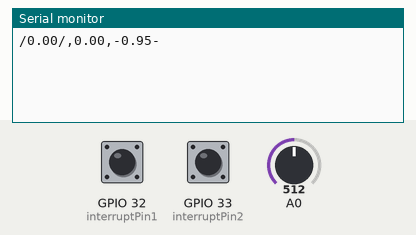
A sketch run on a simulated ESP8266 (NodeMCU). On the bench: the last lines printed to the serial monitor. Inputs (shaded band) come from the test bench; at power-on: GPIO 33 (interruptPin2) LOW, A0 = 512, GPIO 32 (interruptPin1) LOW. WiFi joins after 1.5 s; servers stay silent unless stated.

Above: at 2.7 s.
2.8 s: GPIO 33 (interruptPin2) pulled HIGH for 0.15 s
At 4.3 s:
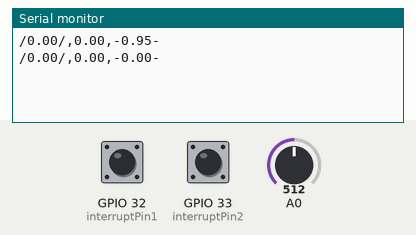
4.4 s: A0 set to 716
At 5.6 s:
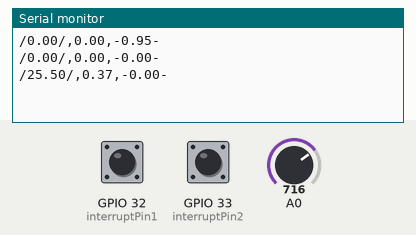
5.9 s: GPIO 33 (interruptPin2) pulled HIGH for 1 s
At 9.3 s:
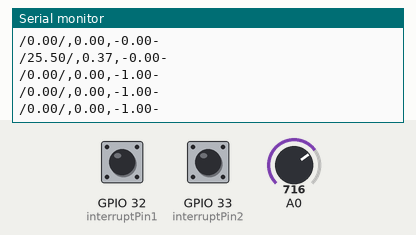
Timing chart, 0 to 10.8 s (numbered marks = the images above; inputs shaded):
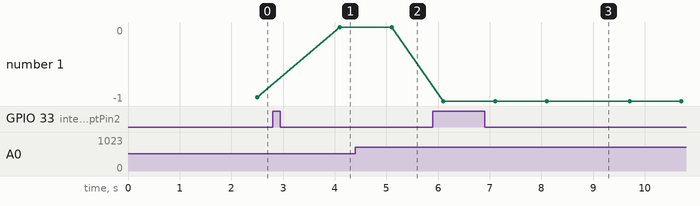

Measured:
- after the input at 2.8 s, the serial monitor: prints a new line after 1.3 s (image 1)
- after the input at 4.4 s, the serial monitor: prints a new line after 0.70 s (image 2)
- after the input at 5.9 s, the serial monitor: prints a new line after 0.21 s (image 3)
- plotted number 1: 0 → -1 after the input at 5.9 s

The sketch:

CODIGO_PROYECTO.ino
```cpp
// Tested and compiled with no errors
// measuring AC current using ACS712 current sensor with ESP32 Microcontroller
// The ACS712 works with high voltage AC so be careful !
// source - /www.circuitschools.com
 //FIREBASE
 #include <Arduino.h>
#if defined(ESP32)
  #include <WiFi.h>
#elif defined(ESP8266)
  #include <ESP8266WiFi.h>
#endif
#include <Firebase_ESP_Client.h>
#include <Wire.h>

// Provide the token generation process info.
#include "addons/TokenHelper.h"
// Provide the RTDB payload printing info and other helper functions.
#include "addons/RTDBHelper.h"

// Insert your network credentials
#define WIFI_SSID "Jesús"
#define WIFI_PASSWORD "Ejesus19"

// Insert Firebase project API Key
#define API_KEY "AIzaSyD58wL4qY-ODzIjwWkrXDtktbwAOnhXD04"

// Insert Authorized Email and Corresponding Password
#define USER_EMAIL "andresville01@hotmail.es"
#define USER_PASSWORD "123abc"

// Insert RTDB URLefine the RTDB URL
#define DATABASE_URL "pruebafireesp-default-rtdb.firebaseio.com"

// Define Firebase objects
FirebaseData fbdo;
FirebaseAuth auth;
FirebaseConfig config;

// Variable to save USER UID
String uid;

// Variables to save database paths
String databasePath;
String PRUEBAPath;
String WattPath;
String FPPath;
String KILOWHPath;


// Timer variables (send new readings every three minutes)
unsigned long sendDataPrevMillis = 0;
unsigned long timerDelay = 5000;
//variable sensors
const int sensorIn = 39;      // pin where the OUT pin from sensor is connected on Arduino
int mVperAmp = 110;           // this the 5A version of the ACS712 -use 100 for 20A Module and 66 for 30A Module
int Watt = 0;
double Voltage = 0;
double VRMS = 0;
double AmpsRMS = 0;
 double TimeFp=0;
 int WattH = 0;
 double WattsTotal=0;
 double WattsHTotal=0;
 double tstar=0;
 double VoltsRMS=0;
 double Voltage2=0;
 double timesr=0;
 double timest=0;
 double Fp=0.95;
 const byte interruptPin1 = 32;
 const byte interruptPin2 = 33;
/*****************************/

// Initialize WiFi
void initWiFi() {
  WiFi.begin(WIFI_SSID, WIFI_PASSWORD);
  while (WiFi.status() != WL_CONNECTED) {
  }
}


// Write float values to the database
void sendFloat(String path, float value){
  if (Firebase.RTDB.setFloat(&fbdo, path.c_str(), value)){
  }
  else {
  }
}


void setup() {
  Serial.begin (115200);
  pinMode(interruptPin1, INPUT);
  attachInterrupt(digitalPinToInterrupt(interruptPin1), timerisestart, HIGH);
  pinMode(interruptPin2, INPUT);
  attachInterrupt(digitalPinToInterrupt(interruptPin2), timerisestop, HIGH);

  // Initialize BME280 sensor
  //initBME();
  initWiFi();

  // Assign the api key (required)
  config.api_key = API_KEY;

  // Assign the user sign in credentials
  auth.user.email = USER_EMAIL;
  auth.user.password = USER_PASSWORD;

  // Assign the RTDB URL (required)
  config.database_url = DATABASE_URL;

  Firebase.reconnectWiFi(true);
  fbdo.setResponseSize(4096);

  // Assign the callback function for the long running token generation task */
  config.token_status_callback = tokenStatusCallback; //see addons/TokenHelper.h

  // Assign the maximum retry of token generation
  config.max_token_generation_retry = 5;

  // Initialize the library with the Firebase authen and config
  Firebase.begin(&config, &auth);

  while ((auth.token.uid) == "") {
  }
  // Print user UID
  uid = auth.token.uid.c_str();


  // Update database path
  databasePath = "/UsersData/" + uid;

  // Update database path for sensor readings
  PRUEBAPath = databasePath +"PruebaAPPEmbebidos" + "/hola"; // --> UsersData/<user_uid>/temperature
  FPPath = databasePath +"/PruebaAPPEmbebidos"+ "/FactorPotencia"; // --> UsersData/<user_uid>/humidity
  KILOWHPath = databasePath +"/PruebaAPPEmbebidos"+ "/KILOWATTHORA"; // --> UsersData/<user_uid>/pressure
  WattPath = databasePath +"/PruebaAPPEmbebidos" + "/WATT";


}

void loop() {
  /********************************************************************/
  getVPP(39,36);

  VRMS = (((Voltage/2.0) *(1/sqrt(2)))-0.05);   //root 2 is 0.707
  AmpsRMS = ((VRMS * 1000)/mVperAmp)+0.3; //0.3 is the error I got for my sensor
  AmpsRMS= constrain(AmpsRMS,0,1000);

  Voltage2 = constrain(Voltage2,0,1000);
  VoltsRMS = Voltage2*410; //0.3 is the error I got for my sensor
  Watt=Watt+VoltsRMS*AmpsRMS*Fp;
  WattH=Watt*5/36;
  mandardar();

  /******************************************************************/
  float S=1;
  // note: 1.2 is my own empirically established calibration factor
// as the voltage measured at D34 depends on the length of the OUT-to-D34 wire
// 240 is the main AC power voltage – this parameter changes locally

  // Send new readings to database
  if (Firebase.ready() && (millis() - sendDataPrevMillis > timerDelay || sendDataPrevMillis == 0)){
    sendDataPrevMillis = millis();

    WattsTotal=WattsTotal+Watt;
    WattsHTotal=WattsHTotal+WattH;
    // Send readings to database:
    sendFloat(PRUEBAPath,S);
    sendFloat(WattPath, Watt);
    sendFloat(FPPath, Fp);
    sendFloat(KILOWHPath,WattsHTotal);
    Watt=0;
  }

//Here cursor is placed on first position (col: 0) of the second line (row: 1)
}

// ***** function calls ******
void getVPP(int a,int b)
{
  float result;
  int readValue,readValue2;                // value read from the sensor
  int maxValue = 0;             // store max value here
  int minValue = 4095;          // store min value here ESP32 ADC resolution
  int maxValue2 = 0;             // store max value here
  int minValue2 = 4095;          // store min value here ESP32 ADC resolution

   uint32_t start_time = millis();
   while((millis()-start_time) < 1000) //sample for 1 Sec
   {
       readValue = analogRead(a);
       readValue2 = analogRead(b);
       delay(17);
       // see if you have a new maxValue
       if (readValue > maxValue)
       {
           maxValue = readValue;
       }
       if (readValue < minValue)
       {
           minValue = readValue;
       }
        //
       if (readValue2 > maxValue2)
       {
           maxValue2 = readValue2;
       }
       if (readValue2 < minValue2)
       {
           minValue2 = readValue2;
       }
   }


   // Subtract min from max
   result = ((maxValue - minValue) * 3.3)/4095.0; //ESP32 ADC resolution 4096
   Voltage =result;
   result = ((maxValue2 - minValue2) * 3.3)/4095.0;
   Voltage2 = (result/2-0.02);
 }


void mandardar(){
  Serial.print("/");
  Serial.print(VoltsRMS);
  Serial.print("/");
  Serial.print(",");
  Serial.print(AmpsRMS);
  Serial.print(",");
  Serial.print("-");
  Serial.print(Fp);
  Serial.println("-");

}
void  timerisestart(){
  timesr=micros();
}
void  timerisestop(){
  timest=timesr-micros();
  if(cos(timest*3.14159/16666.667)<=0){
  Fp=1+cos(timest*3.14159/16666.667);

  }
  else{
     Fp=cos(timest*3.14159/16666.667);
    }


}
```
